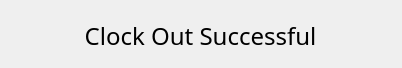
<?xml version="1.0" encoding="UTF-8"?>
<ui version="4.0">
 <class>ClockOutSuccessful</class>
 <widget class="QDialog" name="ClockOutSuccessful">
  <property name="geometry">
   <rect>
    <x>0</x>
    <y>0</y>
    <width>402</width>
    <height>68</height>
   </rect>
  </property>
  <property name="windowTitle">
   <string>Logout Successful</string>
  </property>
  <widget class="QLabel" name="label">
   <property name="geometry">
    <rect>
     <x>0</x>
     <y>10</y>
     <width>401</width>
     <height>51</height>
    </rect>
   </property>
   <property name="font">
    <font>
     <family>Book Antiqua</family>
     <pointsize>18</pointsize>
    </font>
   </property>
   <property name="text">
    <string>Clock Out Successful</string>
   </property>
   <property name="alignment">
    <set>Qt::AlignCenter</set>
   </property>
  </widget>
 </widget>
 <resources/>
 <connections/>
</ui>
